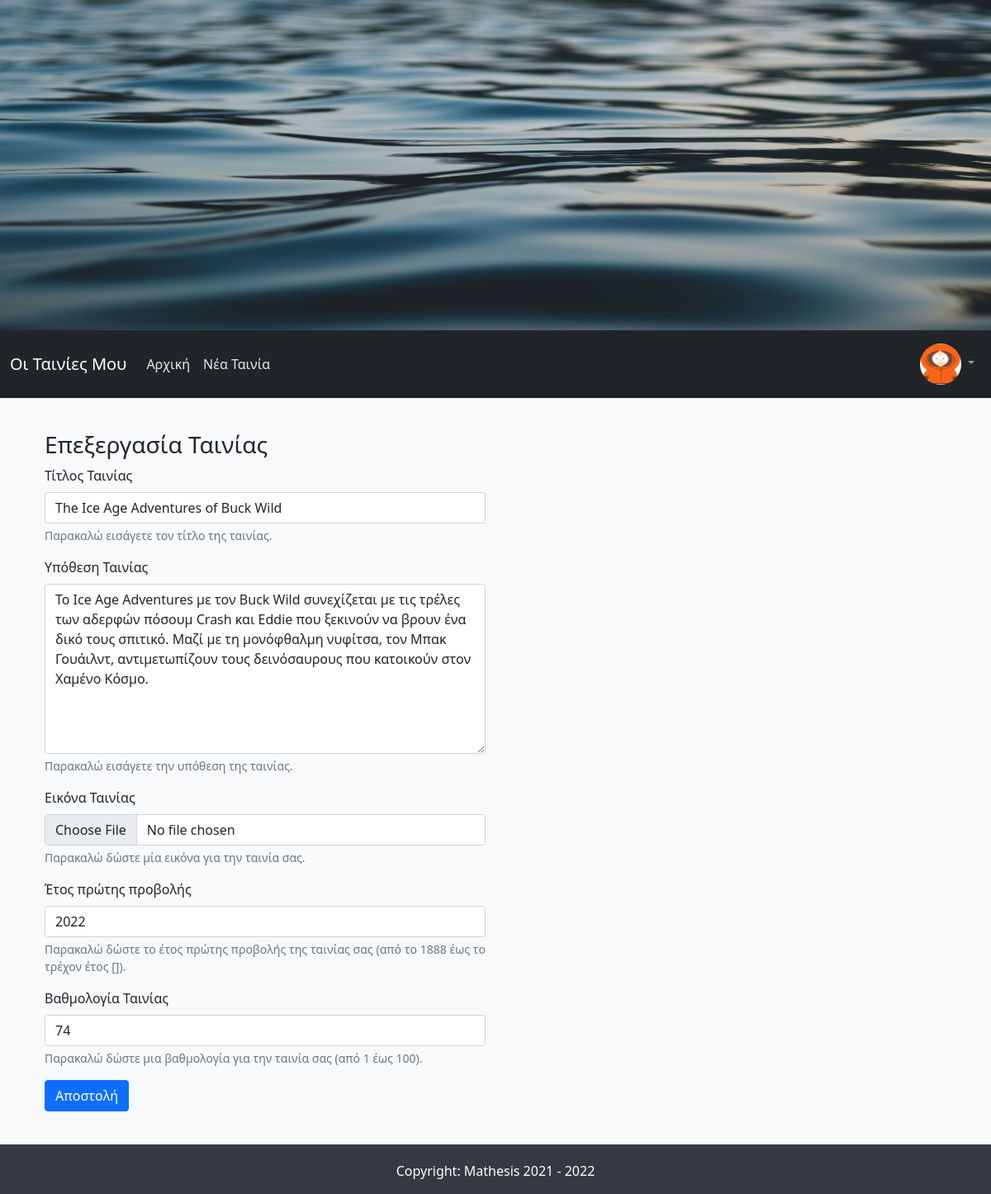
The page /edit_movie/1 (signed in) on the database its author committed.
### flaskMoviesApp/models.py (models this page shows, shortened)
class User(db.Model, UserMixin):
    id = db.Column(db.Integer, primary_key=True)
    username = db.Column(db.String(15), unique=True, nullable=False)
    email = db.Column(db.String(150), unique=True, nullable=False)
    profile_image = db.Column(db.String(30), nullable=False, default='default_profile_image.png')
    password = db.Column(db.String(15), nullable=False)
    movies = db.relationship('Movie', backref='author', lazy=True)

class Movie(db.Model):
    id = db.Column(db.Integer, primary_key=True)
    title = db.Column(db.String(50), nullable=True)
    plot = db.Column(db.Text(), nullable=True)
    image = db.Column(db.String(40), nullable=False, default='default_movie_image.png')
    rating = db.Column(db.Integer, nullable=True, default=1)
    release_year = db.Column(db.Integer, nullable=True, default=2000)
    date_created = db.Column(db.DateTime, default=datetime.utcnow)
    user_id = db.Column(db.Integer, db.ForeignKey('user.id'), nullable=False)

### flaskMoviesApp/routes.py (the view, shortened to what this page needs)
@app.route("/edit_movie/<int:movie_id>", methods=["GET", "POST"])
@login_required
def edit_movie(movie_id):
    movie = Movie.query.filter_by(id=movie_id, author=current_user).first_or_404()
    if movie:
        form = NewMovieForm(title=movie.title, plot=movie.plot, release_year=movie.release_year, rating=movie.rating)
        return render_template("new_movie.html", form=form, movie=movie, page_title="Επεξεργασία Ταινίας")
    flash(f'Δε βρέθηκε η ταινία', 'info')
    return redirect(url_for("root"))

### flaskMoviesApp/models.py (called while the page is built)
@login_manager.user_loader
def load_user(user_id):
    return User.query.get(int(user_id))

### flaskMoviesApp/templates/new_movie.html (shortened to what this page needs)
{% extends "base.html" %}
{% block content%}
<div class="container login-container">
  <div class="row">
    <div class="col-md-6 login-form-1">
        <h3>{{ page_title }}</h3>
        <form method="POST" enctype="multipart/form-data">
          <div class="mb-3">
            {{ form.title.label(class="form-label") }}
            {{ form.title(class="form-control", required=False) }}
            <div id="titleHelp" class="form-text">Παρακαλώ εισάγετε τον τίτλο της ταινίας.</div>
          </div>
          <div class="mb-3">
            {{ form.plot.label(class="form-label") }}
            {{ form.plot(class="form-control", rows="8", required=False) }}
            <div id="plotHelp" class="form-text">Παρακαλώ εισάγετε την υπόθεση της ταινίας.</div>
          </div>
          <div class="mb-3">
            {{ form.image.label(class="form-label") }}
            {{ form.image(class="form-control") }}
            <div id="imageHelp" class="form-text">Παρακαλώ δώστε μία εικόνα για την ταινία σας.</div>
          </div>
          <div class="mb-3">
            {{ form.release_year.label(class="form-label") }}
            {{ form.release_year(class="form-control", required=False) }}
            <div id="release_yearHelp" class="form-text">Παρακαλώ δώστε το έτος πρώτης προβολής της ταινίας σας (από το 1888 έως το τρέχον έτος [{{ current_year }}]).</div>
          </div>
          <div class="mb-3">
            {{ form.rating.label(class="form-label") }}
            {{ form.rating(class="form-control", required=False) }}
            <div id="ratingHelp" class="form-text">Παρακαλώ δώστε μια βαθμολογία για την ταινία σας (από 1 έως 100).</div>
          </div>
          <div class="mb-3">
              {{ form.submit(class="btn btn-primary") }}
          </div>
        </form>
    </div>
  </div>
</div>
{% endblock %}

### flaskMoviesApp/templates/navbar.html (shortened to what this page needs)
<nav class="navbar navbar-expand-lg navbar-dark bg-dark">
    <div class="container-fluid">
      <a class="navbar-brand" href="/">Οι Ταινίες Μου</a>
      <div class="collapse navbar-collapse" id="navbarSupportedContent">
        <ul class="navbar-nav me-auto mb-2 mb-lg-0">
          <li class="nav-item">
            <a class="nav-link mlink" aria-current="page" href="/">Αρχική</a>
          </li>
          <li class="nav-item">
            <a class="nav-link mlink" href="{{ url_for('new_movie') }}">Νέα Ταινία</a>
          </li>
        </ul>
        <ul class="nav navbar-nav navbar-right">
          {% if current_user.is_authenticated %}
            <li class="nav-item dropdown">
              <a class="nav-link dropdown-toggle" href="#" id="navbarDropdown" role="button" data-bs-toggle="dropdown" aria-expanded="false">
                <img class="rounded-circle navbar-profile-image" alt="{{ current_user.username }}" src="{{ url_for('static', filename='images/profiles_images/'+current_user.profile_image) }}" data-holder-rendered="true" data-bs-toggle="tooltip" data-bs-placement="top" title="{{ current_user.username }}">
              </a>
            </li>
          {% else %}
            <li class="p-2 bd-highlight"><a class="litems" href="{{ url_for('signup') }}"><span class="glyphicon glyphicon-user"></span> Εγγραφή</a></li>
            <li class="p-2 bd-highlight"><a class="litems" href="/login"><span class="glyphicon glyphicon-log-in"></span> Είσοδος</a></li>
          {% endif %}
        </ul>
      </div>
    </div>
  </nav>

### flaskMoviesApp/static/css/styles.css (style rules this page uses)
body { background-color: #f8f9fa; text-align: justify; text-justify: inter-word; }
.container { margin-top: 20px; }
.litems,.mlink { text-decoration: none; color: rgba(255,255,255,.90)!important; }
.row { margin-top: 20px; }
.navbar-profile-image { width: 50px; height: 50px; }

### rows shown on the page
User: profile_image (picture)
Movie: title "The Ice Age Adventures of Buck Wild", plot "Το Ice Age Adventures με τον Buck Wild συνεχίζεται με τις τρέλες των αδερφών πόσουμ Crash και Eddie που ξεκινούν να βρουν ένα δικό τους σπιτικό. Μαζί με τη μονόφθαλμη νυφίτσα, τον Μπακ Γουάιλντ, αντιμετωπίζουν τους δεινόσαυρους που κατοικούν στον Χαμένο Κόσμο.", release_year "2022", rating "74"

### other values the page prints
{{ page_title }} "Επεξεργασία Ταινίας"
